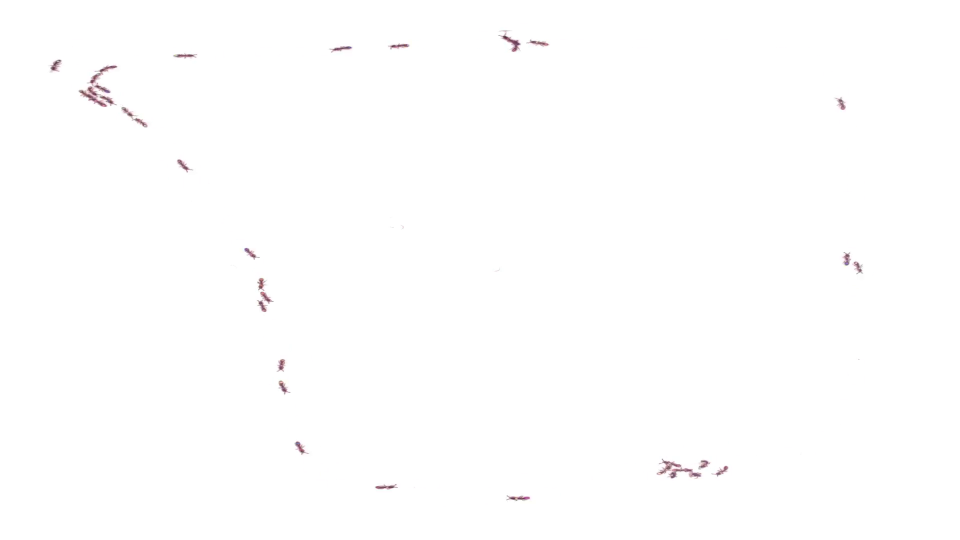
#> input picture frame 107 of Temperature Analysis/xavier_ordered_response_to_temp_perturbation.mp4, 1920 x 1080 px, given in place of xavier_disordered_response_to_temp_perturbation.mp4, which was not available (shown at 1/2 size)
$ jupyter execute xavier_direction_order_analysis.ipynb   (text cells are left out)
#> lines starting #> are read from the running program, lines starting #| are printed output that depends on the picture; after the words box and inside, x2 and y2 are one past the last pixel; in counts of white or black regions, pixels touching at a corner belong together; pictures that were not available may be replaced by others from this repository, and a replacement may not be noted
[cell 1]
import cv2
import numpy as np
import matplotlib.pyplot as plt
from IPython.display import Image, display

[cell 2]
# Open the video file
video_file = 'xavier_disordered_response_to_temp_perturbation.mp4'
cap = cv2.VideoCapture(video_file)

if not cap.isOpened():
    print("Error opening video file")

# Initialize lists to store data over time
mean_distances = []
variances = []
# Set minimum and maximum contour areas to filter ants
min_contour_area = 150  # Adjust this value based on your needs
#max_contour_area = 5000  # Adjust this value based on your needs
frame_num=0

######## access a particular frame ##############
# Frame number to retrieve (in your case, the 23rd frame)
frame_number = 0

# Initialize a frame counter
current_frame = 0

while True:
    # Read a frame from the video
    ret, frame = cap.read()
#> frame is the input picture: shape (1080, 1920, 3); mean B, G, R 254.5, 254.4, 254.6

    # Break the loop if we've reached the end of the video or the desired frame
    if not ret or current_frame == frame_number:
        break

    # Increment the frame counter
    current_frame += 1
########################################################

res = 1
# Determine size of frame regions.
height, width, ch = frame.shape
#> height = 1080; width = 1920; ch = 3
roi_height = int(height / res)
#> roi_height = 1080
roi_width = int(width / res)
#> roi_width = 1920

# Convert the frame to grayscale for contour detection
gray = cv2.cvtColor(frame, cv2.COLOR_BGR2GRAY)
inverted_gray = 255-gray
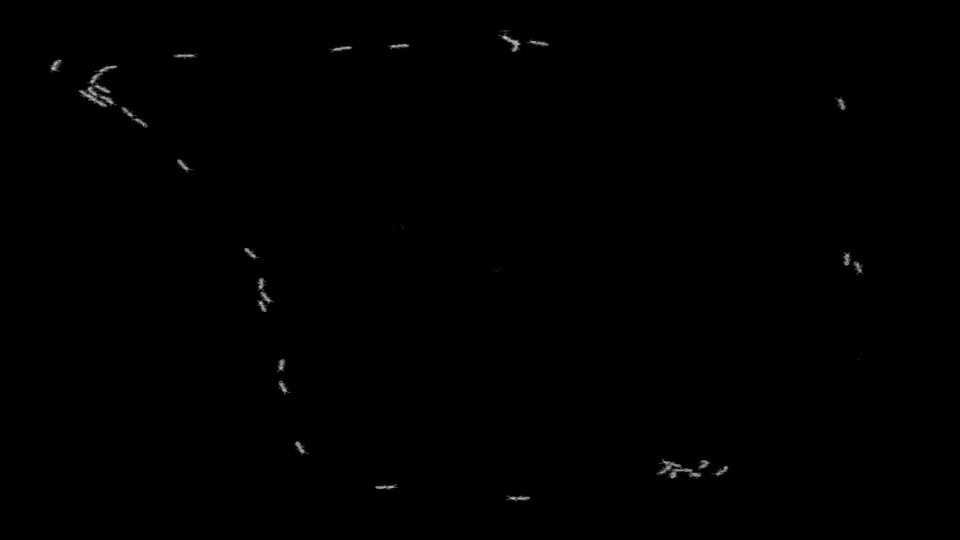
#> inverted_gray: shape (1080, 1920) (shown at 1/2 size); min 0, max 202, mean 0.5
_, thresholded = cv2.threshold(inverted_gray, 96, 255, cv2.THRESH_BINARY)
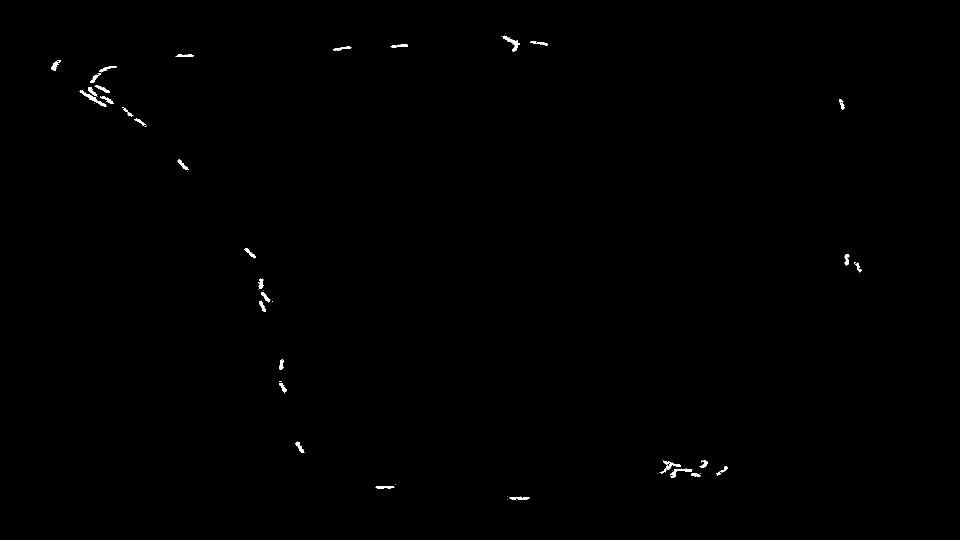
#> thresholded: shape (1080, 1920) (shown at 1/2 size); 0.24% white; 60 white regions (27 under 20 px)
fragment = thresholded[0*roi_height:(0+1)*roi_height, 0*roi_width:(0+1)*roi_width]

# Find contours in the grayscale frame
contours, _ = cv2.findContours(thresholded, cv2.RETR_EXTERNAL, cv2.CHAIN_APPROX_SIMPLE)
#> contours = 60 contours, 27 with area under 20; largest, box (x1, y1, x2, y2) and area: (1005, 71, 1040, 103) 266, (159, 181, 213, 213) 265, (1319, 921, 1362, 948) 228, (102, 120, 122, 141) 136, (591, 883, 609, 906) 130

# Draw contours and centroids on the original frame
frame_with_contours = frame.copy()

angles = []
centroids = []

areas = []
for contour in contours:
    # Calculate the area of each contour
    contour_area = cv2.contourArea(contour)

    # Check if the contour area is within the specified range
    if min_contour_area <= contour_area:
        # areas.append(contour_area)

        # Calculate the centroid of the contour
        M = cv2.moments(contour)
        if M["m00"] != 0:
            cX = int(M["m10"] / M["m00"])
            cY = int(M["m01"] / M["m00"])
        else:
            cX, cY = 0, 0
        centroids.append([cX,cY])

        # Calculate the orientation angle of the ant (major axis)
        _, _, angle = cv2.fitEllipse(contour)
        angles.append(angle)

        # Convert the angle from degrees to radians
        angle_rad = np.deg2rad(angle)

        # Calculate the endpoint of the arrow based on the orientation
        arrow_length = 50  # Length of the arrow
        endpoint_x = int(cX - arrow_length * np.sin(angle_rad))
        endpoint_y = int(cY + arrow_length * np.cos(angle_rad))  # Negative sin because of image coordinates

        # Draw the arrow from centroid to endpoint
        cv2.arrowedLine(frame_with_contours, (cX, cY), (endpoint_x, endpoint_y), (0, 255, 0), 2)

        # # Draw the contour and centroid on the frame
        cv2.drawContours(frame_with_contours, [contour], 0, (0, 255, 0), 2)  # Green contour
#> this loop made 60 passes
#> (contour_area, cX, cY, angle, angle_rad, endpoint_x, endpoint_y) on passes 18, 46, 59: (228, 1338, 931, 85.35, 1.49, 1288, 935), (265, 185, 197, 120.7, 2.11, 142, 171), (265.5, 1024, 85, 120.2, 2.1, 980, 59)
#> contour_area on passes 4, 6, 10, 11, 13, 15: 116.5, 105.5, 74, 71.5, 99, 85.5
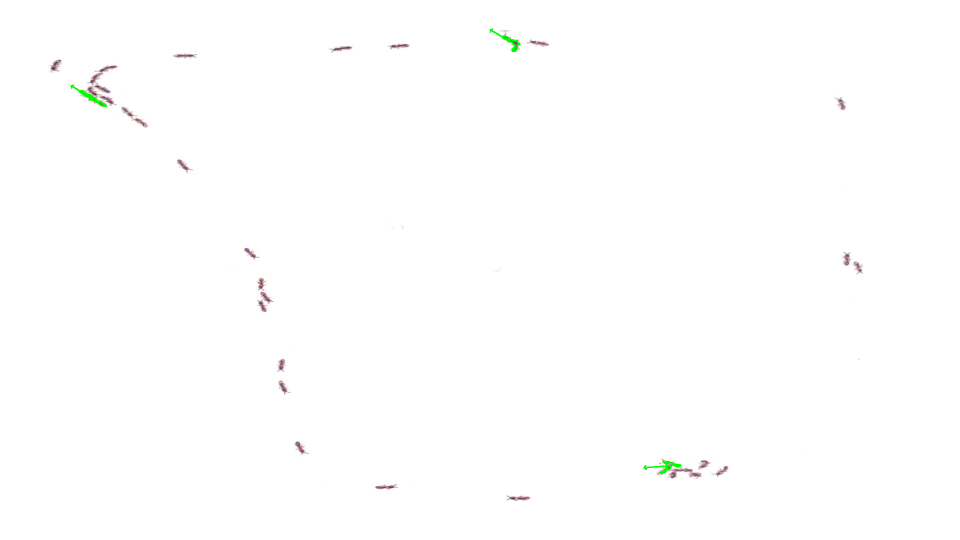
#> frame_with_contours: shape (1080, 1920, 3) (shown at 1/2 size); 0.08% of pixels changed, all inside (x1, y1, x2, y2) = (141, 57, 1363, 949)
#> after the loop, angles = [85.35, 120.7, 120.2]; centroids = [[1338, 931], [185, 197], [1024, 85]]
        # cv2.circle(frame_with_contours, (cX, cY), 5, (0, 0, 255), -1)  # Red centroid

# Display the frame with contours and centroids
plt.figure(figsize=(8, 8))
#> (this line was passed over: IPython is not available in this run)
plt.imshow(cv2.cvtColor(frame_with_contours, cv2.COLOR_BGR2RGB))
#> (this line was passed over: IPython is not available in this run)
plt.title('Ant and ellipse orientation')
#> (this line was passed over: IPython is not available in this run)
plt.axis('off')
#> (this line was passed over: IPython is not available in this run)
plt.show()

plt.imshow(cv2.cvtColor(frame, cv2.COLOR_BGR2RGB))
#> (this line was passed over: IPython is not available in this run)
plt.show()
plt.imshow(cv2.cvtColor(inverted_gray, cv2.COLOR_BGR2RGB))
#> (this line was passed over: IPython is not available in this run)
plt.show()
plt.imshow(cv2.cvtColor(thresholded, cv2.COLOR_BGR2RGB))
#> (this line was passed over: IPython is not available in this run)
plt.show()

$ run again, starting later in the video
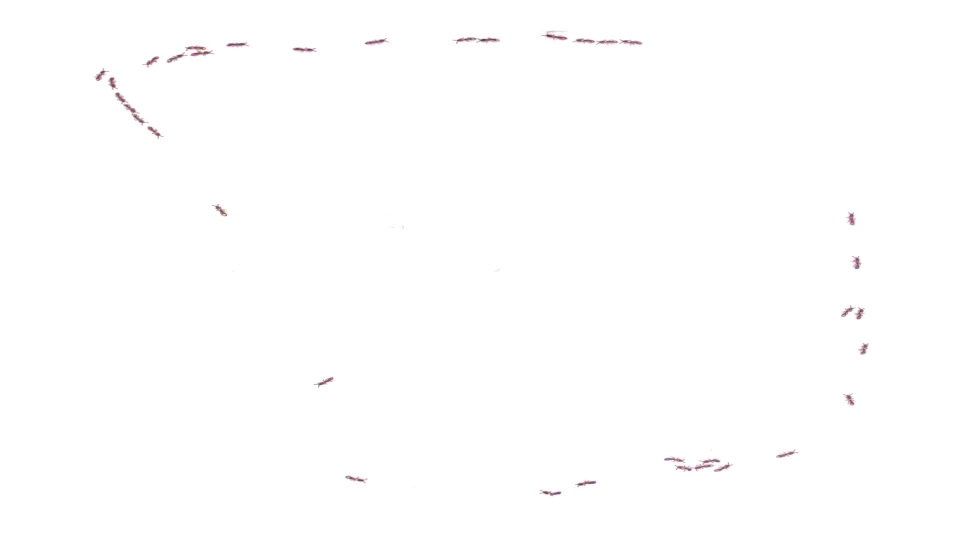
#> input picture frame 482 of Temperature Analysis/xavier_ordered_response_to_temp_perturbation.mp4, 1920 x 1080 px, given in place of xavier_disordered_response_to_temp_perturbation.mp4, which was not available (shown at 1/2 size)
#> frame is the input picture: shape (1080, 1920, 3); mean B, G, R 254.5, 254.4, 254.6
#> `inverted_gray = 255-gray`:
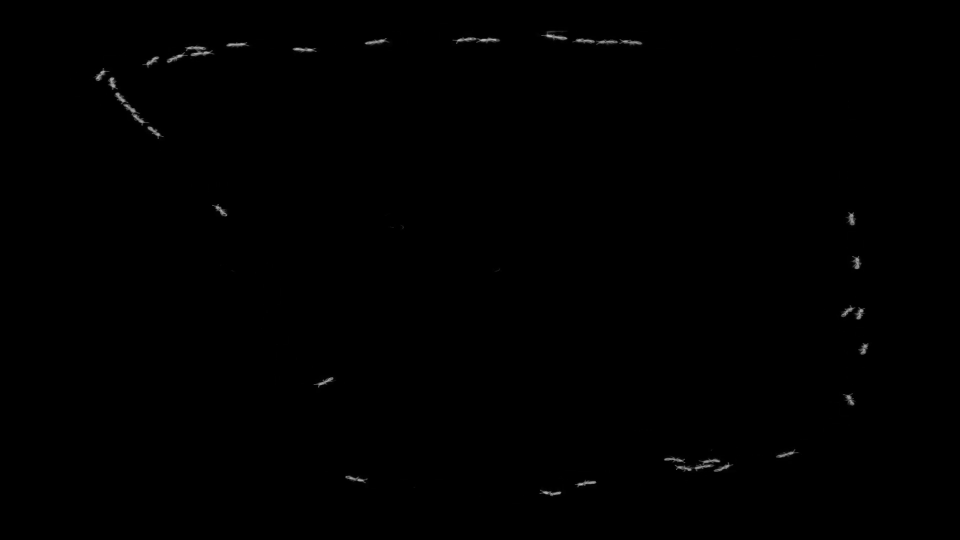
#> inverted_gray: shape (1080, 1920) (shown at 1/2 size); min 0, max 195, mean 0.5
#> `_, thresholded = cv2.threshold(inverted_gray, 96, 255, cv2.THRESH_BINA..`:
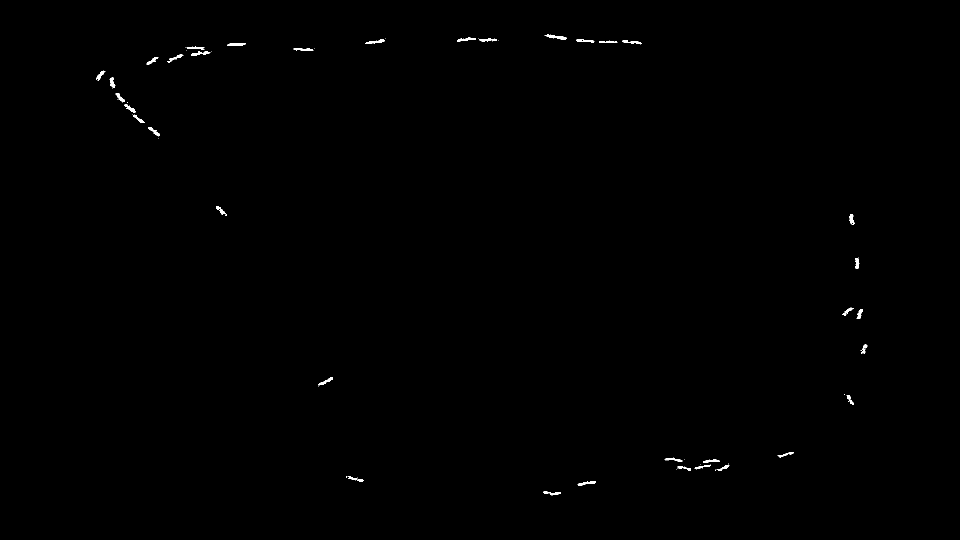
#> thresholded: shape (1080, 1920) (shown at 1/2 size); 0.23% white; 64 white regions (28 under 20 px)
#> contours = 64 contours, 28 with area under 20; largest, box (x1, y1, x2, y2) and area: (1089, 69, 1134, 79) 154, (382, 103, 421, 112) 124, (731, 79, 770, 88) 120, (454, 86, 492, 92) 119, (296, 254, 320, 273) 117
#> the loop `for contour in contours:` made 64 passes
#> (contour_area, cX, cY, angle, angle_rad, arrow_length, endpoint_x, endpoint_y) on pass 64: (154.5, 1112, 73, 98.29, 1.72, 50, 1062, 65)
#> after the loop `for contour in contours:`: angles = [98.29]; centroids = [[1112, 73]]

$ run again, starting later in the video
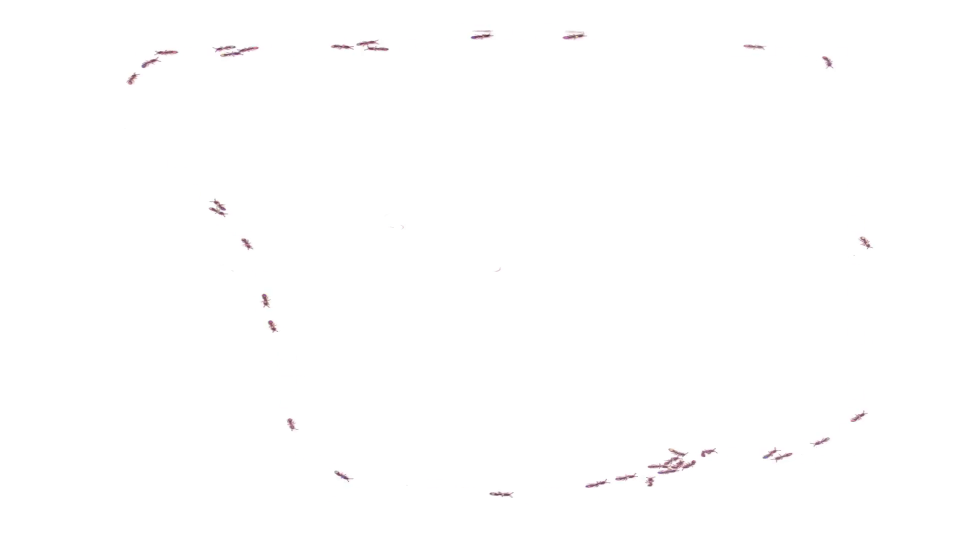
#> input picture frame 858 of Temperature Analysis/xavier_ordered_response_to_temp_perturbation.mp4, 1920 x 1080 px, given in place of xavier_disordered_response_to_temp_perturbation.mp4, which was not available (shown at 1/2 size)
#> frame is the input picture: shape (1080, 1920, 3); mean B, G, R 254.5, 254.4, 254.6
#> `inverted_gray = 255-gray`:
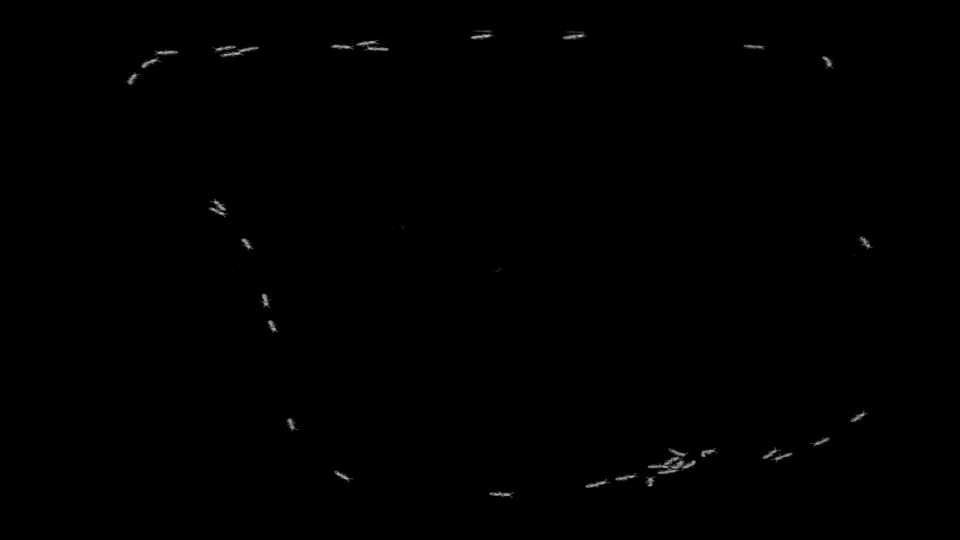
#> inverted_gray: shape (1080, 1920) (shown at 1/2 size); min 0, max 196, mean 0.5
#> `_, thresholded = cv2.threshold(inverted_gray, 96, 255, cv2.THRESH_BINA..`:
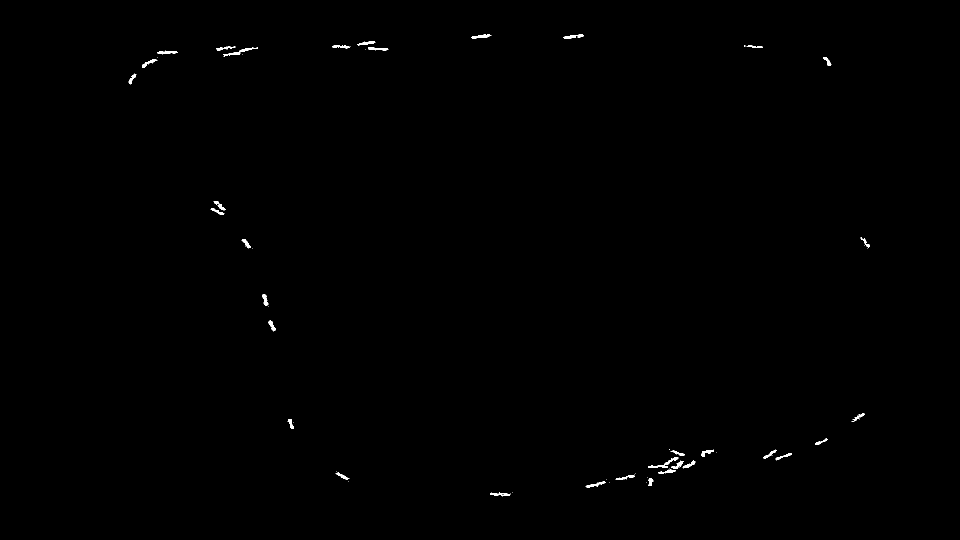
#> thresholded: shape (1080, 1920) (shown at 1/2 size); 0.24% white; 67 white regions (32 under 20 px)
#> contours = 67 contours, 32 with area under 20; largest, box (x1, y1, x2, y2) and area: (447, 95, 516, 113) 192, (1127, 69, 1167, 78) 140, (942, 69, 983, 78) 138, (315, 102, 355, 109) 131, (1171, 963, 1211, 975) 130
#> the loop `for contour in contours:` made 67 passes
#> (contour_area, cX, cY, angle, angle_rad, arrow_length, endpoint_x, endpoint_y) on pass 60: (192, 478, 103, 77.96, 1.36, 50, 429, 113)
#> after the loop `for contour in contours:`: angles = [77.96]; centroids = [[478, 103]]
